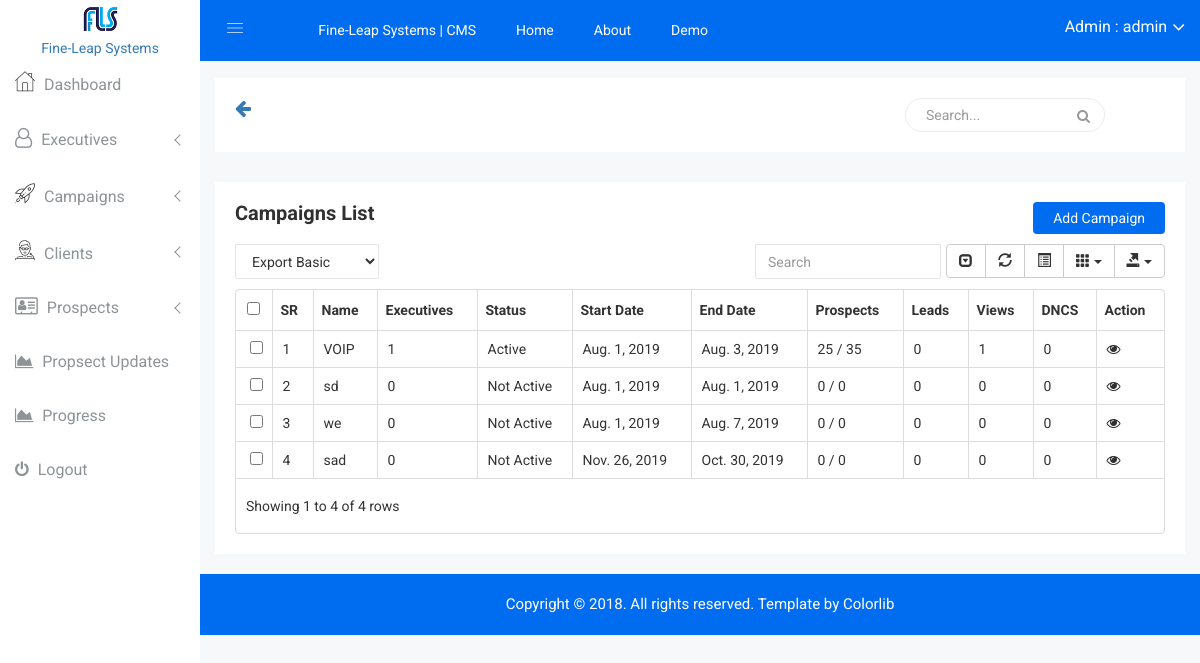
Screenshot of /crm_admin/campaigns/list/ (signed in) with the database file from the repository.
### portal/models.py (models this page shows, shortened)
class User(AbstractBaseUser, PermissionsMixin):
    email = models.EmailField(_('email address'), unique=True)
    first_name = models.CharField(max_length=32, blank=True)
    last_name = models.CharField(max_length=32, blank=True)
    phone = models.CharField(max_length=13, blank=True)
    employee_id = models.CharField(max_length=12, blank=True)
    date_joined = models.DateTimeField(_('date joined'), auto_now_add=True)
    date_of_birth = models.DateField(blank=True, null=True)
    details = models.TextField(blank=True)
    is_active = models.BooleanField(_('active'), default=True)
    is_staff = models.BooleanField(_('staff'), default=False)
    is_superuser = models.BooleanField(_('superuser'), default=False)
    objects = UserManager()
    USERNAME_FIELD = 'email'
    REQUIRED_FIELDS = []
    class Meta:
        verbose_name = _('user')
        verbose_name_plural = _('users')
    def __str__(self):
        return self.get_email_name
    @property
    def get_display_text(self):
        if self.get_full_name:
            return self.get_full_name
        else:
            return self.__str__()
    @property
    def get_full_name(self):
        return "{} {}".format(self.first_name, self.last_name) if (self.first_name or self.last_name) else ""
    @property
    def get_email_name(self):
        email_str = str(self.email)
        return email_str[:email_str.rfind("@")]

### campaigns/models.py (models this page shows, shortened)
class Campaign(models.Model):
    client = models.ForeignKey(Client, on_delete=models.SET_NULL, null=True, blank=True)
    name = models.CharField(max_length=64)
    aim = models.CharField(max_length=128, blank=True)
    slug = models.SlugField(blank=True)
    is_active = models.BooleanField(default=True)
    script = models.TextField(blank=True)
    details = models.TextField(blank=True)
    start_date = models.DateField(blank=True)
    end_date = models.DateField(blank=True)
    executives = models.ManyToManyField('portal.User', blank=True)
    prospects = models.ManyToManyField('prospects.Prospect', blank=True, through='ProspectCampaignRelation')
    added_on = models.DateTimeField(auto_now_add=True)
    @property
    def get_active_status(self):
        return "Active" if self.is_active else "Not Active"
    @property
    def get_executives(self):
        print(self.executives.all())
        return self.executives.all()
    @property
    def get_display_text(self):
        return self.name
    @property
    def get_admin_update_url(self):
        return reverse_lazy("crm_admin:campaign_update", kwargs={'slug': self.slug})
    @property
    def get_all_prospects(self):
        return self.prospects.all()
    @property
    def prospects_non_attempted(self):
        return self.prospects.filter(prospectcampaignrelation__attempted=False)
    @property
    def get_all_leads(self):
        return Result.objects.filter(prospect_campaign_relation__campaign=self, result_choice="Lead")
    @property
    def get_all_views(self):
        return Result.objects.filter(prospect_campaign_relation__campaign=self, result_choice="View")
    @property
    def get_all_dncs(self):
        return Result.objects.filter(prospect_campaign_relation__campaign=self, result_choice="DNC")

### crm_admin/views.py (the view)
        class WrappedClass(UserPassesTestMixin, wrapped):
            def test_func(self):
                return self.request.user.is_superuser

### crm_admin/views.py (called while the page is built)
def superuser_required():
    def wrapper(wrapped):
        class WrappedClass(UserPassesTestMixin, wrapped):
            def test_func(self):
                return self.request.user.is_superuser
        return WrappedClass
    return wrapper

### crm_admin/templates/crm_admin/campaigns/list.html (shortened to what this page needs)
{% extends "crm_admin/base.html" %}
{% load result_tags %}
{% load static %}
{% block content %}
            <div class="data-table-area mg-b-15">
            <div class="container-fluid">
                <div class="row">
                    <div class="col-lg-12 col-md-12 col-sm-12 col-xs-12">
                        <div class="sparkline13-list">
                            <div class="sparkline13-hd">
                                <div class="main-sparkline13-hd">
                                    <h1>Campaigns List</h1>
                                    <div class="add-product">
                                        <a href="{% url "crm_admin:campaign_add" %}">Add Campaign</a>
                                    </div>
                                </div>
                            </div>
                            <div class="sparkline13-graph">
                                <div class="datatable-dashv1-list custom-datatable-overright">
                                    <div id="toolbar">
                                        <select class="form-control dt-tb">
											<option value="">Export Basic</option>
										</select>
                                    </div>
                                    <table id="table" data-toggle="table" data-pagination="true" data-search="true" data-show-columns="true" data-show-pagination-switch="true" data-show-refresh="true" data-key-events="true" data-show-toggle="true" data-resizable="true" data-cookie="true"
                                        data-cookie-id-table="saveId" data-show-export="true" data-click-to-select="true" data-toolbar="#toolbar">
                                        <thead>
                                            <tr>
                                                <th data-field="id">SR</th>
                                                <th data-field="name">Name</th>
                                                <th data-field="executives">Executives</th>
                                                <th data-field="status">Status</th>
                                                <th data-field="start_date">Start Date</th>
                                                <th data-field="end_date">End Date</th>
                                                <th data-field="prospects">Prospects</th>
                                                <th data-field="leads">Leads</th>
                                                <th data-field="views">Views</th>
                                                <th data-field="dncs">DNCS</th>
                                                <th data-field="action">Action</th>
                                            </tr>
                                        </thead>
                                        <tbody>
                                            {% for campaign in campaigns %}
                                                <tr>
                                                    <td>{{ forloop.counter }}</td>
                                                    <td>{{ campaign.get_display_text }}</td>
                                                    <td>{{ campaign.get_executives.count }}</td>
                                                    <td>{{ campaign.get_active_status }}</td>
                                                    <td>{{ campaign.start_date }}</td>
                                                    <td>{{ campaign.end_date }}</td>
                                                    <td>{{ campaign.prospects_non_attempted.count }} / {{ campaign.get_all_prospects.count }}</td>
                                                    <td>{{ campaign.get_all_leads.count }}</td>
                                                    <td>{{ campaign.get_all_views.count }}</td>
                                                    <td>{{ campaign.get_all_dncs.count }}</td>
                                                    <td class="datatable-ct">
                                                        <a href="{{ campaign.get_admin_update_url }}"> <i class="fa fa-eye"> </i> </a>
                                                    </td>
                                                </tr>
                                            {% endfor %}
                                        </tbody>
                                    </table>
                                </div>
                            </div>
                        </div>
                    </div>
                </div>
            </div>
        </div>
{% endblock %}

### crm_admin/templates/crm_admin/header.html (shortened to what this page needs)
    {% load static %}
    <div class="container-fluid">
        <div class="row">
            <div class="col-lg-12 col-md-12 col-sm-12 col-xs-12">
                <div class="logo-pro">
                    <a href="index.html"><img class="main-logo" src="{% static "img/logo/logosn.png" %}" alt="" /></a>
                </div>
            </div>
        </div>
    </div>
<br>
    <div class="header-advance-area">
        <div class="header-top-area">
            <div class="container-fluid">
                <div class="row">
                    <div class="col-lg-12 col-md-12 col-sm-12 col-xs-12">
                        <div class="header-top-wraper">
                            <div class="row">
                                <div class="col-lg-1 col-md-0 col-sm-1 col-xs-12">
                                    <div class="menu-switcher-pro">
                                        <button type="button" id="sidebarCollapse" class="btn bar-button-pro header-drl-controller-btn btn-info navbar-btn">
                                                <i class="educate-icon educate-nav"></i>
                                            </button>
                                    </div>
                                </div>
                                <div class="col-lg-6 col-md-7 col-sm-6 col-xs-12">
                                    <div class="header-top-menu tabl-d-n">
                                        <ul class="nav navbar-nav mai-top-nav">
                                            <li class="nav-item"><a href="{% url "portal:home" %}">Fine-Leap Systems | CMS</a></li>
                                            <li class="nav-item"><a href="{% url "portal:home" %}" class="nav-link">Home</a>
                                            </li>
                                            <li class="nav-item"><a href="#" class="nav-link">About</a>
                                            </li>
                                            <li class="nav-item"><a href="#" class="nav-link">Demo</a>
                                            </li>
                                        </ul>
                                    </div>
                                </div>
                                <div class="col-lg-5 col-md-5 col-sm-12 col-xs-12">
                                    <div class="header-right-info">
                                        <ul class="nav navbar-nav mai-top-nav header-right-menu">
                                            <li class="nav-item">
                                                <a href="#" data-toggle="dropdown" role="button" aria-expanded="false" class="nav-link dropdown-toggle">
                                                    <span class="admin-name">Admin : {{ user.get_display_text }}</span>
                                                    <i class="fa fa-angle-down edu-icon edu-down-arrow"></i>
                                                </a>
                                            </li>
                                        </ul>
                                    </div>
                                </div>
                            </div>
                        </div>
                    </div>
                </div>
            </div>
        </div>
        <div class="breadcome-area">
            <div class="container-fluid">
                <div class="row">
                    <div class="col-lg-12 col-md-12 col-sm-12 col-xs-12">
                        <div class="breadcome-list">
                            <div class="row">
                                <div class="col-lg-5 col-md-5 col-sm-5 col-xs-2">
                                    <a class="float-left" onClick="javascript:history.go(-1);"><i class="fa fa-arrow-left fa-lg"></i></a>
                                </div>
                                <div class="col-lg-6 col-md-6 col-sm-6 col-xs-10">
                                    <div class="breadcome-heading" style="float: right!important;">
                                        <form role="search" class="sr-input-func">
                                            <input type="text" placeholder="Search..." class="search-int form-control">
                                            <a href="#"><i class="fa fa-search"></i></a>
                                        </form>
                                    </div>
                                </div>
                            </div>
                        </div>
                    </div>
                </div>
            </div>
        </div>
    </div>

### portal/static/css/main.css (style rules this page uses)
html { color: #222; font-size: 1em; line-height: 1.4; }

### rows the page displays
User: get_display_text "admin"
Campaign: get_display_text "VOIP", get_executives.count "1", get_active_status "Active", start_date "Aug. 1, 2019", end_date "Aug. 3, 2019", prospects_non_attempted.count "25", get_all_prospects.count "35", get_all_leads.count "0", get_all_views.count "1", get_all_dncs.count "0"
Campaign: get_display_text "sd", get_executives.count "0", get_active_status "Not Active", start_date "Aug. 1, 2019", end_date "Aug. 1, 2019", prospects_non_attempted.count "0", get_all_prospects.count "0", get_all_leads.count "0", get_all_views.count "0", get_all_dncs.count "0"
Campaign: get_display_text "we", get_executives.count "0", get_active_status "Not Active", start_date "Aug. 1, 2019", end_date "Aug. 7, 2019", prospects_non_attempted.count "0", get_all_prospects.count "0", get_all_leads.count "0", get_all_views.count "0", get_all_dncs.count "0"
Campaign: get_display_text "sad", get_executives.count "0", get_active_status "Not Active", start_date "Nov. 26, 2019", end_date "Oct. 30, 2019", prospects_non_attempted.count "0", get_all_prospects.count "0", get_all_leads.count "0", get_all_views.count "0", get_all_dncs.count "0"
